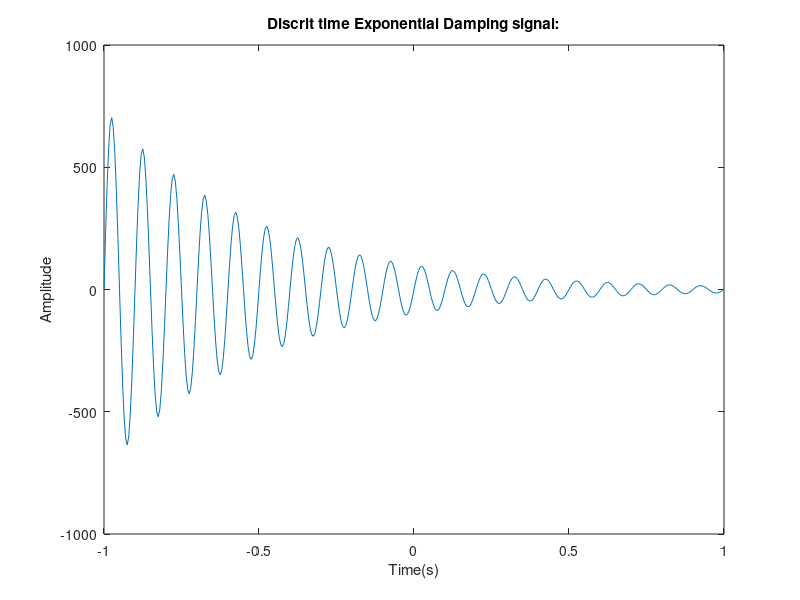
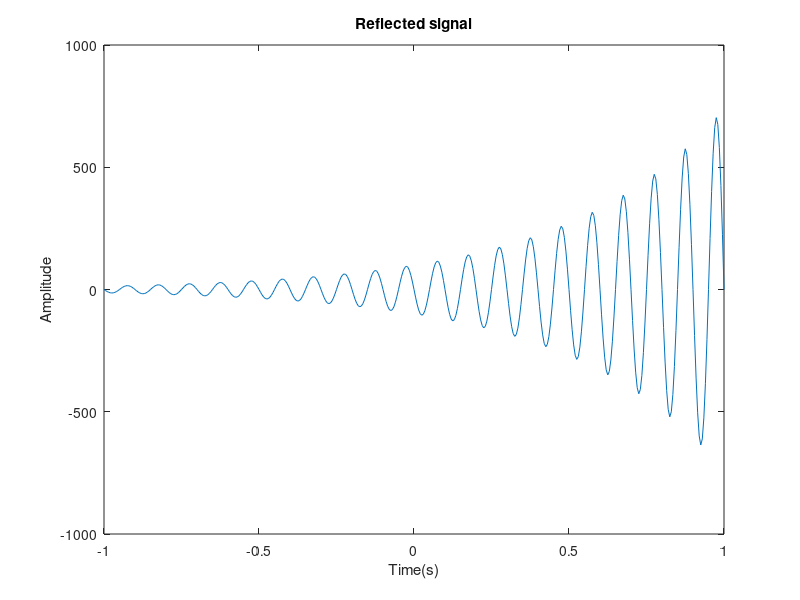
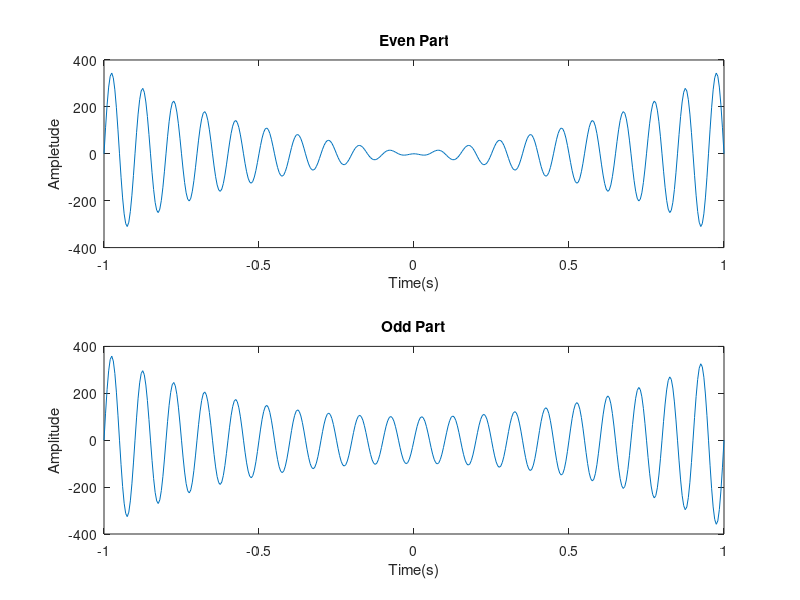
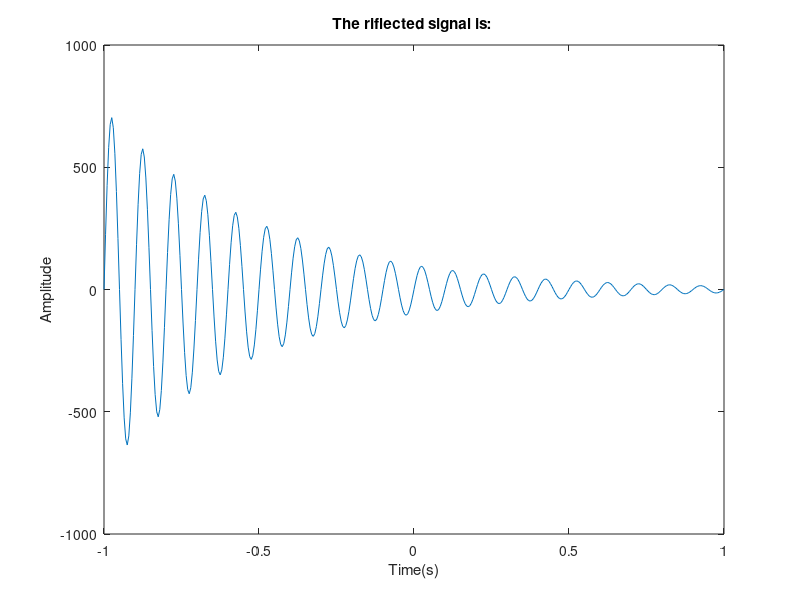

The MATLAB source for these figures, in order:
clc; clear all; close all;
%paramitters
A = 100;
alpha = -2; % for damping signal
f = 10;
phi =0;
fs = 200;
T = 1/fs;
t = -1: T :1;
%exponential growing sinin signal
x= A * exp(alpha * t) .* sin(2*pi*f*t + phi);

% reflected Signal 
x_reflected = A * exp(alpha * (-t)) .* sin(2*pi*f*(-t) + phi);

%even signal
x_even = (x + x_reflected)/2;

%odd signal
x_odd = (x - x_reflected)/2;

%reconstraction signal
x_reconstaction = x_even + x_odd;

%plots differents signal
figure;
plot(t,x);
title('Discrit time Exponential Damping signal:');
xlabel('Time(s)');
ylabel('Amplitude');

figure;
plot(t,x_reflected);
title('Reflected signal');
xlabel('Time(s)');
ylabel('Amplitude');

figure;
subplot(2,1,1);
plot(t,x_even);
title('Even Part');
xlabel('Time(s)');
ylabel('Ampletude');

subplot(2,1,2);
plot(t,x_odd);
title('Odd Part');
xlabel('Time(s)');
ylabel('Amplitude');

%reconstruction signal
figure;
plot(t,x_reconstaction);
title('The riflected signal is: ');
xlabel('Time(s)');
ylabel('Amplitude');